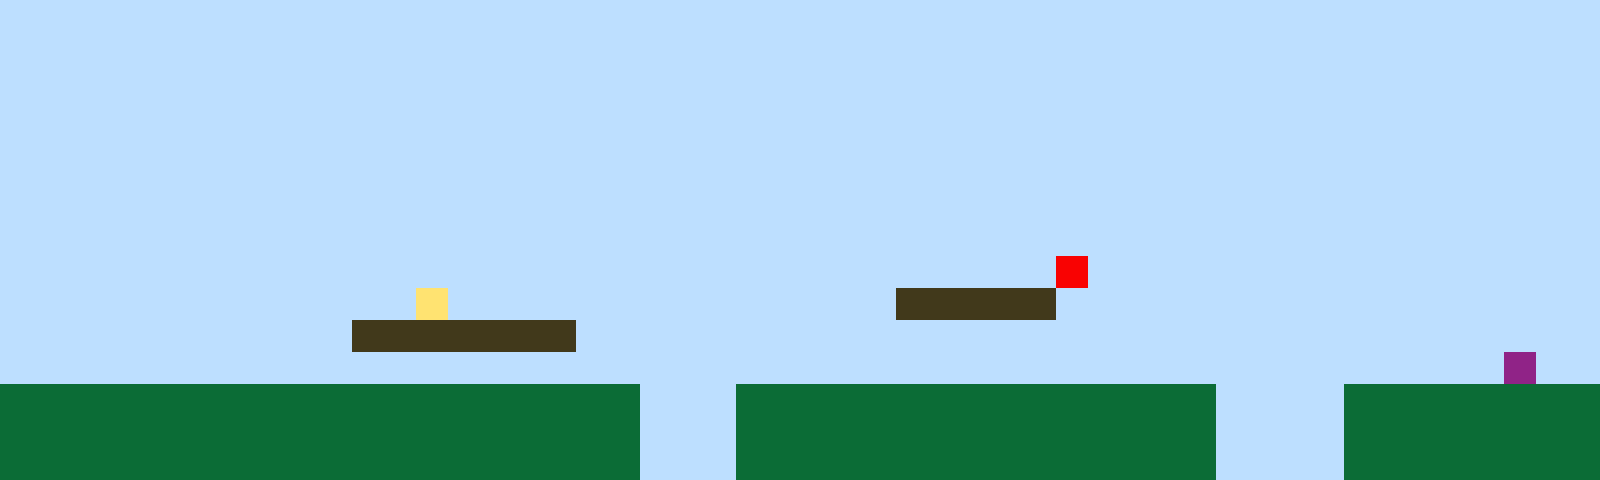

Tiled map render using the project's own tile images. Description and the whole map definition, tile-layer contents included, below:
An orthogonal 50x15 tile map with 32x32 px tiles, 1 tile layer (Tile Layer 1).

<map version="1.10" tiledversion="1.11.2" orientation="orthogonal" renderorder="right-up" width="50" height="15" tilewidth="32" tileheight="32" infinite="0" nextlayerid="2" nextobjectid="1"><editorsettings><export target="map1.csv" format="csv" /></editorsettings><tileset firstgid="1" name="sprites" tilewidth="32" tileheight="32" tilecount="6" columns="3"><image source="sprites.png" width="96" height="64" /></tileset><layer id="1" name="Tile Layer 1" width="50" height="15"><data encoding="csv">1,1,1,1,1,1,1,1,1,1,1,1,1,1,1,1,1,1,1,1,1,1,1,1,1,1,1,1,1,1,1,1,1,1,1,1,1,1,1,1,1,1,1,1,1,1,1,1,1,1,1,1,1,1,1,1,1,1,1,1,1,1,1,1,1,1,1,1,1,1,1,1,1,1,1,1,1,1,1,1,1,1,1,1,1,1,1,1,1,1,1,1,1,1,1,1,1,1,1,1,1,1,1,1,1,1,1,1,1,1,1,1,1,1,1,1,1,1,1,1,1,1,1,1,1,1,1,1,1,1,1,1,1,1,1,1,1,1,1,1,1,1,1,1,1,1,1,1,1,1,1,1,1,1,1,1,1,1,1,1,1,1,1,1,1,1,1,1,1,1,1,1,1,1,1,1,1,1,1,1,1,1,1,1,1,1,1,1,1,1,1,1,1,1,1,1,1,1,1,1,1,1,1,1,1,1,1,1,1,1,1,1,1,1,1,1,1,1,1,1,1,1,1,1,1,1,1,1,1,1,1,1,1,1,1,1,1,1,1,1,1,1,1,1,1,1,1,1,1,1,1,1,1,1,1,1,1,1,1,1,1,1,1,1,1,1,1,1,1,1,1,1,1,1,1,1,1,1,1,1,1,1,1,1,1,1,1,1,1,1,1,1,1,1,1,1,1,1,1,1,1,1,1,1,1,1,1,1,1,1,1,1,1,1,1,1,1,1,1,1,1,1,1,1,1,1,1,1,1,1,1,1,1,1,1,1,1,1,1,1,1,1,1,1,1,1,1,1,1,1,1,1,1,1,1,1,1,1,1,1,1,1,1,1,1,1,1,1,1,1,1,1,1,1,1,1,1,1,1,1,1,1,1,1,1,1,1,1,1,1,1,1,1,1,1,1,1,1,1,1,1,1,1,1,1,1,1,1,1,1,1,1,1,1,1,1,1,1,1,1,1,1,1,1,1,1,1,1,1,1,1,1,1,5,1,1,1,1,1,1,1,1,1,1,1,1,1,1,1,1,1,1,1,1,1,1,1,1,1,1,1,1,1,4,1,1,1,1,1,1,1,1,1,1,1,1,1,1,3,3,3,3,3,1,1,1,1,1,1,1,1,1,1,1,1,1,1,1,1,1,1,1,1,1,1,1,1,1,1,1,1,3,3,3,3,3,3,3,1,1,1,1,1,1,1,1,1,1,1,1,1,1,1,1,1,1,1,1,1,1,1,1,1,1,1,1,1,1,1,1,1,1,1,1,1,1,1,1,1,1,1,1,1,1,1,1,1,1,1,1,1,1,1,1,1,1,1,1,1,1,1,1,1,1,1,1,1,1,1,1,1,1,1,1,1,1,1,6,1,1,2,2,2,2,2,2,2,2,2,2,2,2,2,2,2,2,2,2,2,2,1,1,1,2,2,2,2,2,2,2,2,2,2,2,2,2,2,2,1,1,1,1,2,2,2,2,2,2,2,2,2,2,2,2,2,2,2,2,2,2,2,2,2,2,2,2,2,2,2,2,1,1,1,2,2,2,2,2,2,2,2,2,2,2,2,2,2,2,1,1,1,1,2,2,2,2,2,2,2,2,2,2,2,2,2,2,2,2,2,2,2,2,2,2,2,2,2,2,2,2,1,1,1,2,2,2,2,2,2,2,2,2,2,2,2,2,2,2,1,1,1,1,2,2,2,2,2,2,2,2</data></layer></map>
